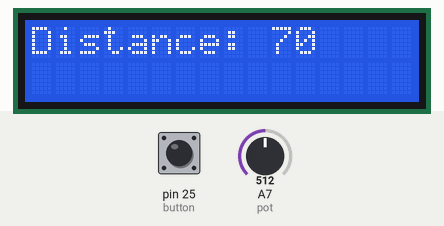
This sketch was run on a simulated Arduino Mega 2560, built with avr-gcc and run on an emulated ATmega2560. On the bench: 16×2 character LCD. The test bench sets the inputs (shaded band); at power-on: A7 (pot) = 512, pin 25 (button) LOW.

Above: at 1.3 s.
1.4 s: A7 (pot) set to 716
At 2.7 s:
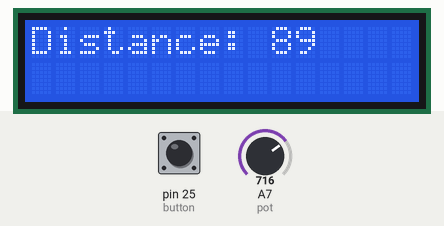
3.0 s: A7 (pot) set to 900
At 3.6 s:
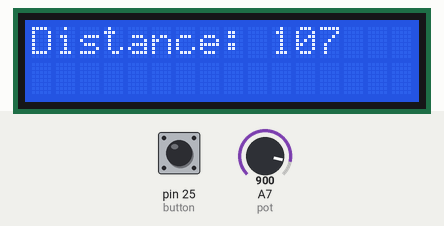
4.5 s: A7 (pot) set to 1023
At 6.0 s:
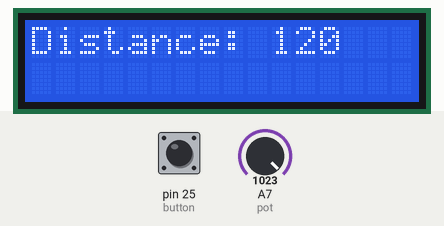
Timing chart, 0 to 7.5 s (numbered marks = the images above; inputs shaded):
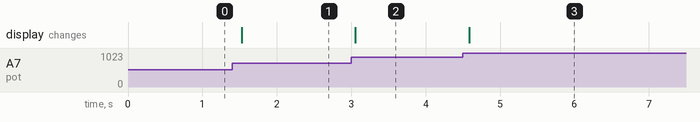

Measured:
- after the input at 1.4 s, the display: changes after 0.13 s (image 1)
- after the input at 3.0 s, the display: changes after 0.06 s (image 2)
- after the input at 4.5 s, the display: changes after 0.09 s (image 3)

The sketch:

potbuttontest.ino
```cpp
// include the library code:
//Authors: Jack Casey Campbell and Breann Thiessen
#include <LiquidCrystal_I2C.h>
#include <Wire.h>
// initialize the library with the numbers of the interface pins
LiquidCrystal_I2C lcd(0x27, 16,2);

#define button 25
#define pot A7

void setup() {
    // set up the LCD's number of columns and rows:

    pinMode(button, INPUT);
    pinMode(pot, INPUT);
    lcd.init();
    Serial.begin(9600);
    lcd.begin(16, 2);
    lcd.backlight();


}

void loop() {
  int x = analogRead(pot);
  int but = digitalRead(button); //0 = on 1 = off
  lcd.setCursor(0,0);
  lcd.print("Distance: ");
  lcd.setCursor(9,0);

  lcd.print("     ");
  lcd.setCursor(10,0);
  x = map(x, 0, 1023, 20, 120);
  lcd.print(x);
   delay(120);
  //Serial.println(but);


}
```
